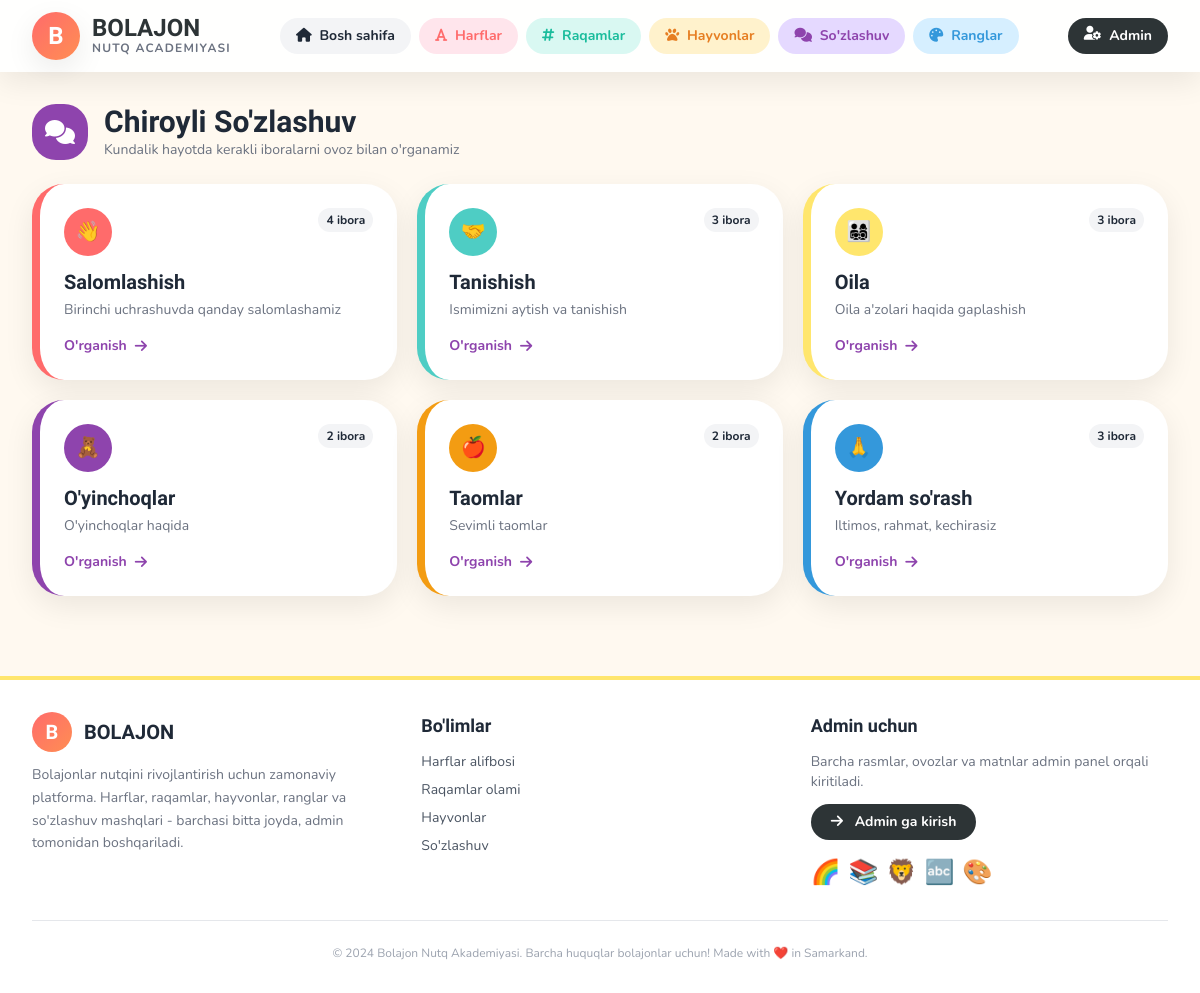
/sozlashuv/, run on the app's committed database.
### core/models.py (models this page shows, shortened)
class ConversationTopic(models.Model):
    title = models.CharField(max_length=150, verbose_name="Mavzu nomi", help_text="Masalan: Salomlashish")
    slug = models.SlugField(max_length=150, unique=True, blank=True)
    description = models.TextField(blank=True, verbose_name="Mavzu tavsifi")
    image = models.ImageField(upload_to='conversation/topics/', verbose_name="Mavzu rasmi", blank=True, null=True)
    icon = models.CharField(max_length=50, blank=True, verbose_name="Icon/Emoji", help_text="Masalan: 👋")
    color = models.CharField(max_length=20, default="#A8E6CF", verbose_name="Fon rangi")
    order = models.PositiveIntegerField(default=0, verbose_name="Tartib")
    is_active = models.BooleanField(default=True)
    class Meta:
        verbose_name = "So'zlashuv mavzusi"
        verbose_name_plural = "So'zlashuv mavzulari"
        ordering = ['order']

### core/views.py (the view)
# urls.py: path('sozlashuv/', views.conversation_list, name='conversation_list'),
def conversation_list(request):
    topics = ConversationTopic.objects.filter(is_active=True).order_by('order')
    return render(request, 'core/conversation_list.html', {'topics': topics})

### templates/core/conversation_list.html (shortened to what this page needs)
{% extends 'base.html' %}
{% block content %}
<div class="flex justify-between items-start mb-6">
    <div class="flex items-center gap-4">
        <div class="w-14 h-14 bubble bg-[#8E44AD] text-white flex items-center justify-center text-2xl"><i class="fa-solid fa-comments"></i></div>
        <div>
            <h1 class="baloo text-3xl font-extrabold">Chiroyli So'zlashuv</h1>
            <p class="text-gray-500 text-sm">Kundalik hayotda kerakli iboralarni ovoz bilan o'rganamiz</p>
        </div>
    </div>
</div>
{% if topics %}
<div class="grid md:grid-cols-2 lg:grid-cols-3 gap-5">
    {% for topic in topics %}
    <a href="{% url 'conversation_detail' topic.slug %}" class="bubble-lg bg-white p-6 shadow-soft hover:shadow-hover transition border-l-8" style="border-color: {{ topic.color }}">
        <div class="flex justify-between items-start mb-3">
            <div class="w-12 h-12 bubble flex items-center justify-center text-xl" style="background: {{ topic.color }}">{{ topic.icon|default:"💬" }}</div>
            <span class="px-2 py-1 bg-gray-100 bubble text-xs font-bold">{{ topic.phrases.count }} ibora</span>
        </div>
        <h3 class="baloo text-xl font-extrabold mb-1">{{ topic.title }}</h3>
        <p class="text-sm text-gray-500 line-clamp-2">{{ topic.description }}</p>
        <div class="mt-4 flex items-center gap-2 text-[#8E44AD] font-bold text-sm">O'rganish <i class="fa-solid fa-arrow-right"></i></div>
    </a>
    {% endfor %}
</div>
{% endif %}
{% endblock %}

### templates/base.html (style rules this page uses)
body { font-family: 'Nunito', sans-serif; }
.baloo { font-family: 'Baloo 2', cursive; }
.bubble { border-radius: 24px; }
.bubble-lg { border-radius: 32px; }
.shadow-soft { box-shadow: 0 10px 30px rgba(0,0,0,0.08); }

### data on the page
ConversationTopic: icon "👋", phrases.count "4", title "Salomlashish", description "Birinchi uchrashuvda qanday salomlashamiz"
ConversationTopic: icon "🤝", phrases.count "3", title "Tanishish", description "Ismimizni aytish va tanishish"
ConversationTopic: icon "👨‍👩‍👧‍👦", phrases.count "3", title "Oila", description "Oila a'zolari haqida gaplashish"
ConversationTopic: icon "🧸", phrases.count "2", title "O'yinchoqlar", description "O'yinchoqlar haqida"
ConversationTopic: icon "🍎", phrases.count "2", title "Taomlar", description "Sevimli taomlar"
ConversationTopic: icon "🙏", phrases.count "3", title "Yordam so'rash", description "Iltimos, rahmat, kechirasiz"
